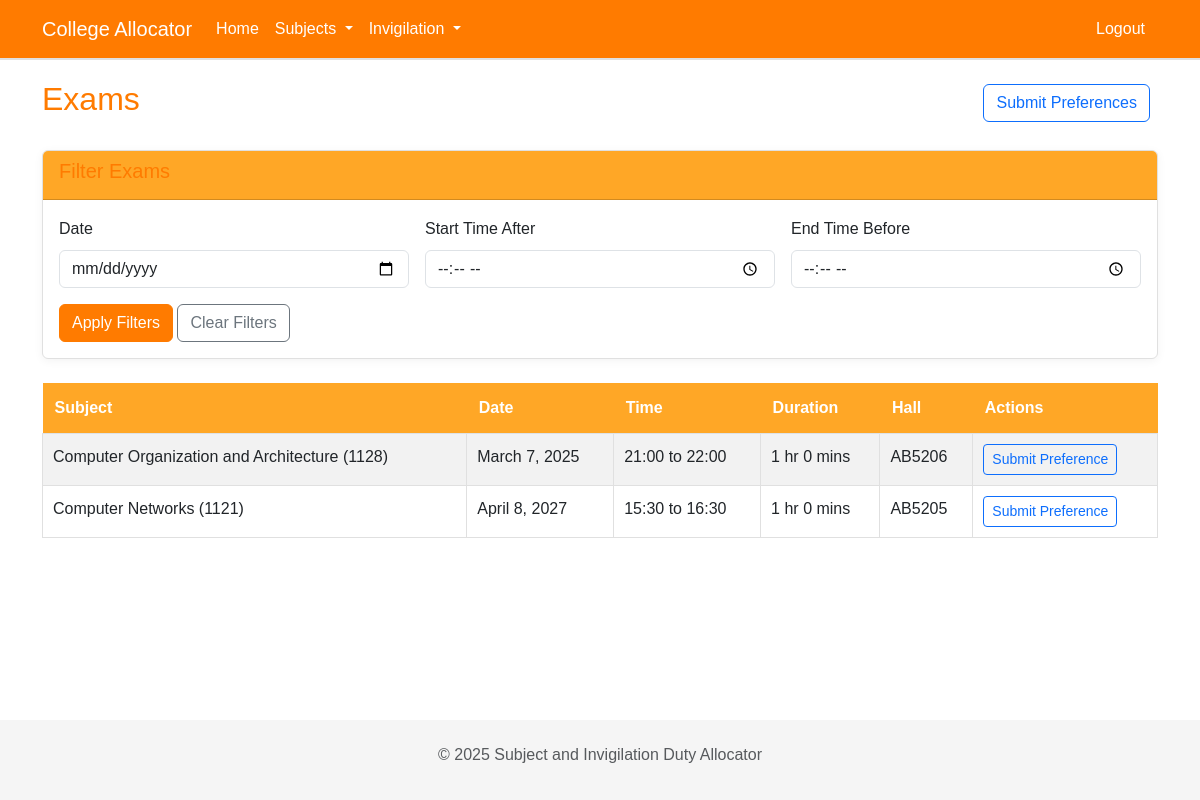
Screenshot of /exams/ (signed in) with the database file from the repository.
### core/models.py (models this page shows, shortened)
class Exam(models.Model):
    subject = models.ForeignKey(Subject, on_delete=models.CASCADE)
    date = models.DateField()
    start_time = models.TimeField(help_text="When the exam begins",default= None)
    end_time = models.TimeField(help_text="When the exam ends",default= None)
    hall = models.CharField(max_length=100)
    class Meta:
        ordering = ['date', 'start_time']

class Subject(models.Model):
    name = models.CharField(max_length=100)
    code = models.CharField(max_length=20)
    department = models.ForeignKey(Department, on_delete=models.CASCADE)
    required_expertise = models.TextField(help_text="Comma-separated list of required expertise areas")

### core/views.py (the view)
# urls.py: path('exams/', views.exam_list, name='exam-list'),
@login_required
def exam_list(request):
    exams = Exam.objects.all()
    if 'date' in request.GET and request.GET['date']:
        exams = exams.filter(date=request.GET['date'])
    if 'start_time_after' in request.GET and request.GET['start_time_after']:
        start_time = datetime.datetime.strptime(request.GET['start_time_after'], '%H:%M').time()
        exams = exams.filter(start_time__gte=start_time)
    if 'end_time_before' in request.GET and request.GET['end_time_before']:
        end_time = datetime.datetime.strptime(request.GET['end_time_before'], '%H:%M').time()
        exams = exams.filter(end_time__lte=end_time)
    context = {
        'exams': exams,
    }
    return render(request, 'exams/exam_list.html', context)

### core/templatetags/time_tags.py (called while the page is built)
@register.filter(name='duration')
def duration(end_time, start_time):
    today = datetime.now().date()
    start_dt = datetime.combine(today, start_time)
    end_dt = datetime.combine(today, end_time)
    if end_dt < start_dt:
        end_dt = end_dt + timedelta(days=1)
    duration = end_dt - start_dt
    total_minutes = duration.total_seconds() / 60
    hours = int(total_minutes // 60)
    minutes = int(total_minutes % 60)
    if hours > 0:
        return f"{hours} hr{'' if hours == 1 else 's'} {minutes} min{'' if minutes == 1 else 's'}"
    else:
        return f"{minutes} min{'' if minutes == 1 else 's'}"

### core/templates/exams/exam_list.html (shortened to what this page needs)
{% extends 'base.html' %}
{% load static %}
{% load time_tags %}
{% block content %}
<div class="d-flex justify-content-between align-items-center mb-4">
    <h2>Exams</h2>
    <div>
        {% if user.is_authenticated %}
        <a href="{% url 'submit-invigilation' %}" class="btn btn-outline-primary me-2">
            Submit Preferences
        </a>
        {% endif %}
    </div>
</div>
<div class="card mb-4">
    <div class="card-header">
        <h5> Filter Exams</h5>
    </div>
    <div class="card-body">
        <form method="get" class="row g-3">
            <div class="col-md-4">
                <label for="date" class="form-label">Date</label>
                <input type="date" class="form-control" id="date" name="date" value="{{ request.GET.date|default:'' }}">
            </div>
            <div class="col-md-4">
                <label for="start_time_after" class="form-label">Start Time After</label>
                <input type="time" class="form-control" id="start_time_after" name="start_time_after" value="{{ request.GET.start_time_after|default:'' }}">
            </div>
            <div class="col-md-4">
                <label for="end_time_before" class="form-label">End Time Before</label>
                <input type="time" class="form-control" id="end_time_before" name="end_time_before" value="{{ request.GET.end_time_before|default:'' }}">
            </div>
            <div class="col-12 mt-3">
                <button type="submit" class="btn btn-primary">Apply Filters</button>
                <a href="{% url 'exam-list' %}" class="btn btn-outline-secondary">Clear Filters</a>
            </div>
        </form>
    </div>
</div>
{% if exams %}
    <div class="table-responsive">
        <table class="table table-striped table-hover">
            <thead>
                <tr>
                    <th>Subject</th>
                    <th>Date</th>
                    <th>Time</th>
                    <th>Duration</th>
                    <th>Hall</th>
                    <th>Actions</th>
                </tr>
            </thead>
            <tbody>
                {% for exam in exams %}
                <tr>
                    <td>{{ exam.subject.name }} ({{ exam.subject.code }})</td>
                    <td>{{ exam.date }}</td>
                    <td>{{ exam.start_time|time:"H:i" }} to {{ exam.end_time|time:"H:i" }}</td>
                    <td>{{ exam.end_time|duration:exam.start_time }}</td>
                    <td>{{ exam.hall }}</td>
                    <td>
                        {% if user.is_authenticated and not user.is_staff %}
                        <a href="{% url 'submit-invigilation' %}?exam={{ exam.pk }}" class="btn btn-sm btn-outline-primary">Submit Preference</a>
                        {% endif %}
                    </td>
                </tr>
                {% endfor %}
            </tbody>
        </table>
    </div>
{% else %}
    <div class="alert alert-info">
        No exams found matching your criteria.
    </div>
{% endif %}
{% endblock %}

### static/css/custom.css (style rules this page uses)
:root { --primary-color: #ff7b00; --secondary-color: #ffa726; --accent-color: #ff9800; --background-color: #ffffff; --text-color: #333333; --light-text-color: #666666; --border-color: #e0e0e0; }
body { background-color: var(--background-color); color: var(--text-color); font-family: 'Arial', sans-serif; line-height: 1.6; }
.btn-primary { background-color: var(--primary-color); border-color: var(--primary-color); color: white; }
.card { background-color: #fff; border: 1px solid var(--border-color); box-shadow: 0 2px 10px rgba(0, 0, 0, 0.05); }
.card-header { background-color: var(--secondary-color); color: white; font-weight: bold; }
input, textarea, select { border: 1px solid var(--border-color); padding: 10px; border-radius: 5px; width: 100%; }
h1, h2, h3, h4, h5, h6 { color: var(--primary-color); }
a { color: var(--accent-color); }
.table { border-collapse: collapse; width: 100%; }
.table th { background-color: var(--secondary-color); color: white; padding: 12px; text-align: left; }
.table td { border: 1px solid var(--border-color); padding: 10px; }

### rows the page displays
Exam: subject.name "Computer Organization and Architecture", subject.code "1128", date "March 7, 2025", start_time "21:00", end_time "22:00", end_time|duration "1 hr 0 mins", hall "AB5206"
Exam: subject.name "Computer Networks", subject.code "1121", date "April 8, 2027", start_time "15:30", end_time "16:30", end_time|duration "1 hr 0 mins", hall "AB5205"
